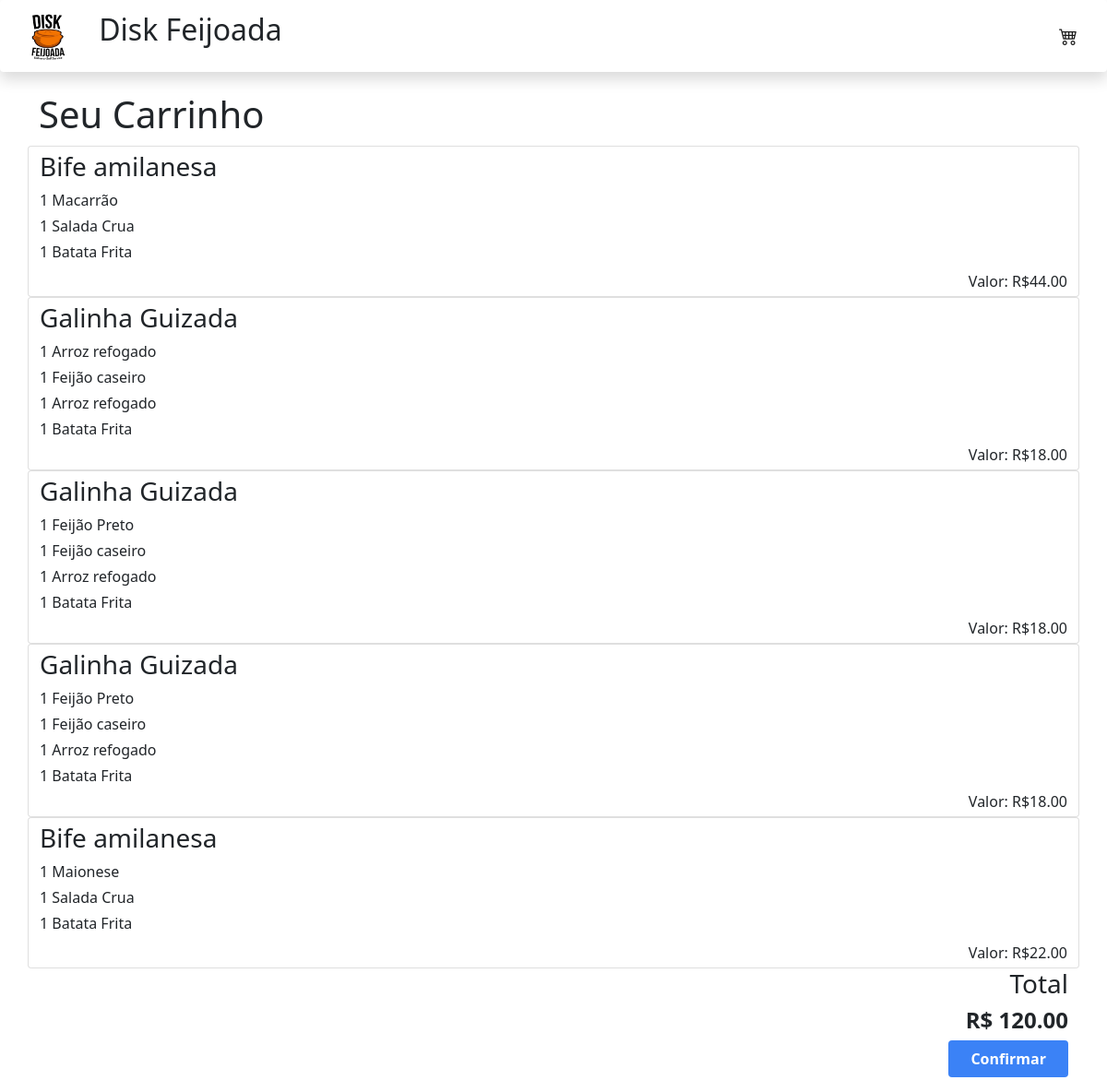
The app's page /cart/ (signed in) with its own data.
### cart/models.py (models this page shows, shortened)
class Order(models.Model):
    user = models.CharField(max_length=50, blank=True)
    qnty = models.IntegerField(default=1)
    item_ordered = models.ForeignKey(Quentinha, null=True, on_delete=models.SET_NULL)
    date_created = models.DateTimeField(auto_now_add=True, null=True)
    observation = models.CharField(max_length=250, blank=True)
    acomps_1 = models.CharField(max_length=100)
    acomps_2 = models.CharField(max_length=100, blank=True)
    acomps_3 = models.CharField(max_length=100, blank=True)
    acomps_4 = models.CharField(max_length=100, blank=True)
    @property
    def get_sum(self):
        total = self.item_ordered.price * self.qnty
        return total

### products/models.py (models this page shows, shortened)
class Quentinha(models.Model):
    title = models.CharField(max_length=50)
    description = models.TextField(max_length=150)
    price = models.FloatField(null=True)
    acompanhamentos = models.ManyToManyField(Acompanhamentos)
    thumb = models.ImageField(blank=True)
    def __str__(self):
        return self.title

### cart/views.py (the view)
# urls.py: path('cart/', cart_view,  name='cart'),
def cart_view(request, *args, **kwargs):
    object = Quentinha.objects.all()
    try:
        cart = Cart.objects.get(user=request.user.id)
    except:
        cart = Cart.objects.get(user=request.COOKIES['device'])
    total_sum = 0
    for obj in cart.items.all():
        total_sum += obj.get_sum
    context = {
        'object': object,
        'total': total_sum,
        'cart': cart.items.all()}
    return render(request, "cart.html", context)

### cart/templates/cart.html (shortened to what this page needs)
{% extends 'home.html' %}
{% block content %}
<div class='container'>
    <p class='fs-1 mb-1'>Seu Carrinho </p>
    {% for i in cart %}
    <div class='row justify-content-center'>
        <div class='card text-left'>
                <p class='fs-3 mb-1'>{{i.item_ordered}}</p>
                <p class='mb-1'>{{i.acomps_1 | cut:"{'amount': '" | cut:"', 'name':" | cut:"'" |cut:"}"}}</p>
                <p class='mb-1'>{{i.acomps_2 | cut:"{'amount': '" | cut:"', 'name':" | cut:"'" |cut:"}"}}</p>
                <p class='mb-1'>{{i.acomps_3  | cut:"{'amount': '" | cut:"', 'name':" | cut:"'" |cut:"}"}}</p>
                <p class='mb-1'>{{i.acomps_4  | cut:"{'amount': '" | cut:"', 'name':" | cut:"'" |cut:"}"}}</p>
                <p class=' text-right mb-1'>Valor: R${{i.get_sum | floatformat:'2'}}</p>
            </div>
        </div>
            {%endfor%}
    <h3 class='text-right'>Total</h3>
    <h4 class='fw-bold text-right'>R$ {{total | floatformat:'2' }}</h4>
    <p class='text-right'>
        <a href="/finish">
            <button type="button" class='bg-blue-500 hover:bg-blue-700 text-white font-bold py-2 px-4 rounded'>Confirmar</button>
        </a>
    </p>
    </div>
{% endblock %}

### records on screen
Order: item_ordered "Bife amilanesa", acomps_1 "1 Macarrão", acomps_2 "1 Salada Crua", acomps_3 "1 Batata Frita", get_sum "44.00"
Order: item_ordered "Galinha Guizada", acomps_1 "1 Arroz refogado", acomps_2 "1 Feijão caseiro", acomps_3 "1 Arroz refogado", acomps_4 "1 Batata Frita", get_sum "18.00"
Order: item_ordered "Galinha Guizada", acomps_1 "1 Feijão Preto", acomps_2 "1 Feijão caseiro", acomps_3 "1 Arroz refogado", acomps_4 "1 Batata Frita", get_sum "18.00"
Order: item_ordered "Galinha Guizada", acomps_1 "1 Feijão Preto", acomps_2 "1 Feijão caseiro", acomps_3 "1 Arroz refogado", acomps_4 "1 Batata Frita", get_sum "18.00"
Order: item_ordered "Bife amilanesa", acomps_1 "1 Maionese", acomps_2 "1 Salada Crua", acomps_3 "1 Batata Frita", get_sum "22.00"

### other values on screen
{{ total | floatformat:'2' }} "120.00"
